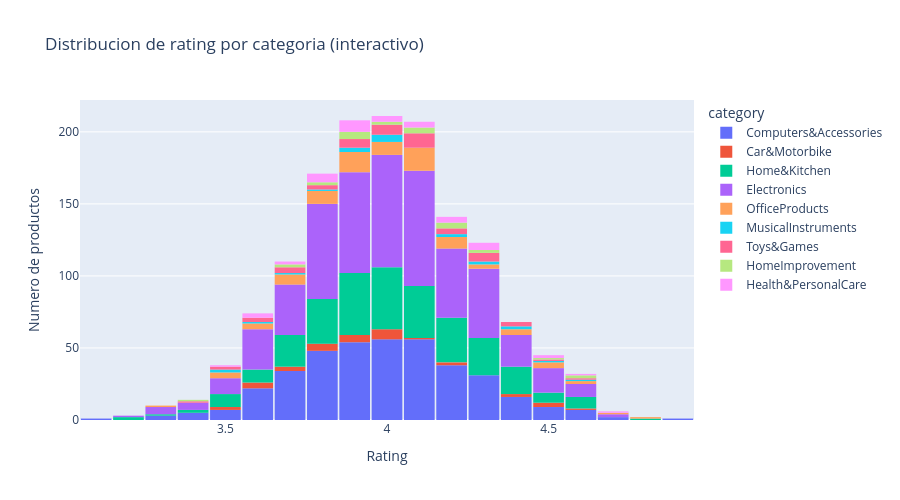

Notebook source saved alongside this figure:
### Markdown cell above
### Reto 2 — Histograma interactivo

Crea un histograma interactivo de `rating` con Plotly usando `px.histogram(df, x="rating", nbins=20)`. Añade `color="category"` para ver la composición.

### Code cell
# RETO 2: histograma interactivo con Plotly
fig = px.histogram(df, x="rating", nbins=20, color="category",
                   title="Distribucion de rating por categoria (interactivo)",
                   labels={"rating": "Rating"})
fig.update_layout(height=500, bargap=0.05, yaxis_title="Numero de productos")
fig.show()

### Figure 1 — Plotly figure (JSON) as saved in the notebook; plotly's stock layout.template omitted (floating-point values rounded to 4 significant figures; data arrays with more than 128 entries replaced by an {"elided": "..."} marker saying what was removed)
{"data": [{"bingroup": "x", "hovertemplate": "category=Computers&Accessories<br>Rating=%{x}<br>count=%{y}<extra></extra>", "legendgroup": "Computers&Accessories", "marker": {"color": "#636efa", "pattern": {"shape": ""}}, "name": "Computers&Accessories", "nbinsx": 20, "orientation": "v", "showlegend": true, "type": "histogram", "x": {"elided": "390 float values"}, "xaxis": "x", "yaxis": "y"}, {"bingroup": "x", "hovertemplate": "category=Car&Motorbike<br>Rating=%{x}<br>count=%{y}<extra></extra>", "legendgroup": "Car&Motorbike", "marker": {"color": "#EF553B", "pattern": {"shape": ""}}, "name": "Car&Motorbike", "nbinsx": 20, "orientation": "v", "showlegend": true, "type": "histogram", "x": [4.0, 4.5, 4.0, 3.9, 3.7, 3.8, 3.9, 3.6, 4.0, 4.0, 4.4, 4.5, 3.9, 4.0, 4.0, 4.6, 3.8, 4.0, 3.8, 4.2, 3.6, 3.9, 4.4, 3.6, 3.7, 3.6, 3.7, 4.2, 3.8, 4.5, 4.1, 3.8, 3.9, 3.5, 3.5], "xaxis": "x", "yaxis": "y"}, {"bingroup": "x", "hovertemplate": "category=Home&Kitchen<br>Rating=%{x}<br>count=%{y}<extra></extra>", "legendgroup": "Home&Kitchen", "marker": {"color": "#00cc96", "pattern": {"shape": ""}}, "name": "Home&Kitchen", "nbinsx": 20, "orientation": "v", "showlegend": true, "type": "histogram", "x": {"elided": "290 float values"}, "xaxis": "x", "yaxis": "y"}, {"bingroup": "x", "hovertemplate": "category=Electronics<br>Rating=%{x}<br>count=%{y}<extra></extra>", "legendgroup": "Electronics", "marker": {"color": "#ab63fa", "pattern": {"shape": ""}}, "name": "Electronics", "nbinsx": 20, "orientation": "v", "showlegend": true, "type": "histogram", "x": {"elided": "525 float values"}, "xaxis": "x", "yaxis": "y"}, {"bingroup": "x", "hovertemplate": "category=OfficeProducts<br>Rating=%{x}<br>count=%{y}<extra></extra>", "legendgroup": "OfficeProducts", "marker": {"color": "#FFA15A", "pattern": {"shape": ""}}, "name": "OfficeProducts", "nbinsx": 20, "orientation": "v", "showlegend": true, "type": "histogram", "x": [4.2, 4.4, 4.1, 4.0, 4.0, 3.7, 4.1, 4.0, 3.8, 4.2, 4.2, 3.9, 3.9, 4.1, 3.7, 4.6, 3.5, 4.2, 3.9, 4.1, 4.1, 3.9, 4.1, 4.2, 4.2, 3.5, 3.9, 4.7, 4.4, 3.8, 3.9, 4.4, 3.6, 3.9, 3.8, 3.9, 4.8, 3.9, 4.1, 4.5, 4.1, 4.5, 3.8, 4.0, 3.3, 3.8, 3.9, 4.5, 3.8, 4.3, 3.8, 4.3, 3.7, 4.3, 3.6, 4.1, 3.9, 4.6, 3.9, 4.0, 3.7, 3.6, 4.0, 3.9, 4.1, 4.1, 4.1, 4.1, 3.5, 4.2, 4.1, 3.8, 4.2, 3.7, 4.0, 4.1, 4.4, 3.9, 4.1, 4.0, 3.7, 4.5, 3.5, 3.7, 3.6, 4.0, 3.8], "xaxis": "x", "yaxis": "y"}, {"bingroup": "x", "hovertemplate": "category=MusicalInstruments<br>Rating=%{x}<br>count=%{y}<extra></extra>", "legendgroup": "MusicalInstruments", "marker": {"color": "#19d3f3", "pattern": {"shape": ""}}, "name": "MusicalInstruments", "nbinsx": 20, "orientation": "v", "showlegend": true, "type": "histogram", "x": [4.3, 3.8, 4.6, 3.9, 4.2, 3.9, 4.4, 3.9, 3.7, 3.6, 4.4, 3.5, 4.2, 4.3, 4.0, 4.0, 4.5, 4.0, 4.0, 3.5, 4.0], "xaxis": "x", "yaxis": "y"}, {"bingroup": "x", "hovertemplate": "category=Toys&Games<br>Rating=%{x}<br>count=%{y}<extra></extra>", "legendgroup": "Toys&Games", "marker": {"color": "#FF6692", "pattern": {"shape": ""}}, "name": "Toys&Games", "nbinsx": 20, "orientation": "v", "showlegend": true, "type": "histogram", "x": [4.1, 3.7, 4.3, 4.0, 4.1, 3.9, 4.0, 4.1, 4.1, 3.9, 4.3, 4.0, 4.4, 4.4, 3.6, 3.5, 4.2, 3.9, 4.3, 4.1, 3.8, 3.7, 3.8, 4.1, 3.8, 3.4, 4.1, 3.7, 4.5, 4.1, 4.3, 4.2, 3.5, 3.6, 4.0, 3.9, 4.0, 4.1, 4.0, 3.9, 4.6, 4.3, 4.1, 4.4, 3.6, 3.7, 4.2, 3.9, 4.0, 4.2, 4.3], "xaxis": "x", "yaxis": "y"}, {"bingroup": "x", "hovertemplate": "category=HomeImprovement<br>Rating=%{x}<br>count=%{y}<extra></extra>", "legendgroup": "HomeImprovement", "marker": {"color": "#B6E880", "pattern": {"shape": ""}}, "name": "HomeImprovement", "nbinsx": 20, "orientation": "v", "showlegend": true, "type": "histogram", "x": [4.5, 3.9, 3.8, 4.3, 4.3, 4.2, 3.8, 3.4, 3.9, 3.7, 3.7, 3.9, 3.9, 4.0, 4.2, 4.0, 4.6, 4.1, 4.1, 4.2, 3.9, 4.2, 4.1, 4.1, 4.6], "xaxis": "x", "yaxis": "y"}, {"bingroup": "x", "hovertemplate": "category=Health&PersonalCare<br>Rating=%{x}<br>count=%{y}<extra></extra>", "legendgroup": "Health&PersonalCare", "marker": {"color": "#FF97FF", "pattern": {"shape": ""}}, "name": "Health&PersonalCare", "nbinsx": 20, "orientation": "v", "showlegend": true, "type": "histogram", "x": [3.9, 4.0, 3.8, 4.1, 3.5, 4.3, 3.7, 3.8, 4.6, 3.8, 4.1, 4.7, 3.9, 3.6, 3.9, 3.9, 3.6, 3.9, 4.3, 4.5, 3.9, 3.9, 3.7, 3.6, 4.2, 3.8, 4.2, 3.8, 4.1, 4.0, 4.3, 3.9, 4.3, 4.0, 4.2, 3.8, 4.5, 4.0, 4.3, 4.1, 4.2], "xaxis": "x", "yaxis": "y"}], "layout": {"bargap": 0.05, "barmode": "relative", "height": 500, "legend": {"title": {"text": "category"}, "tracegroupgap": 0}, "title": {"text": "Distribucion de rating por categoria (interactivo)"}, "xaxis": {"anchor": "y", "domain": [0.0, 1.0], "title": {"text": "Rating"}}, "yaxis": {"anchor": "x", "domain": [0.0, 1.0], "title": {"text": "Numero de productos"}}}}
